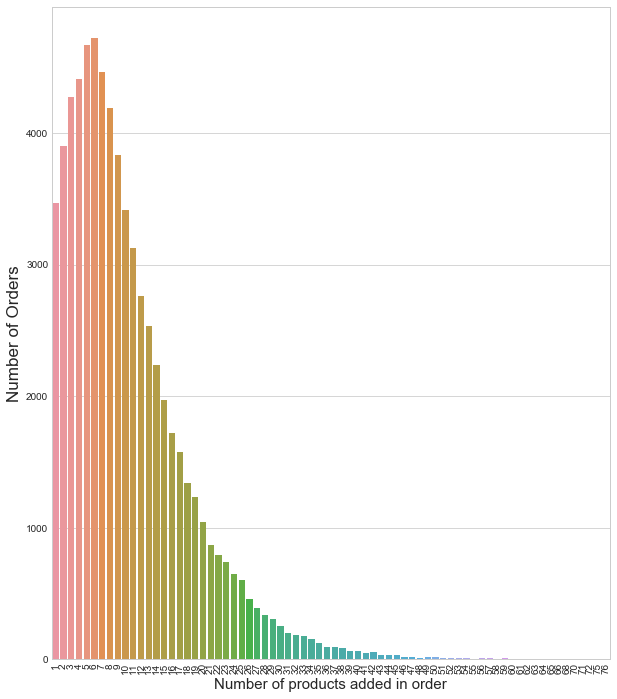

Write Python code to recreate this figure.

import pandas as pd

import matplotlib.pyplot as plt 
import seaborn as sns
color = sns.color_palette()



aisles_df= pd.read_csv("./input/aisles.csv")
departments_df= pd.read_csv("./input/departments.csv")
order_products_prior_df= pd.read_csv("./input/order_products_prior.csv")
order_products_train_df= pd.read_csv("./input/order_products_train.csv")
orders_df= pd.read_csv("./input/orders.csv")
products_df= pd.read_csv("./input/products.csv")

order_products_all = pd.concat([order_products_train_df, order_products_prior_df], axis=0)

grouped = order_products_all.groupby("order_id")["add_to_cart_order"].aggregate("max").reset_index()
grouped = grouped.add_to_cart_order.value_counts()

sns.set_style('whitegrid')
f, ax = plt.subplots(figsize=(10, 12))
plt.xticks(rotation='vertical')
sns.barplot(grouped.index, grouped.values)

plt.ylabel('Number of Orders', fontsize=17)
plt.xlabel('Number of products added in order', fontsize=15)
plt.show()
